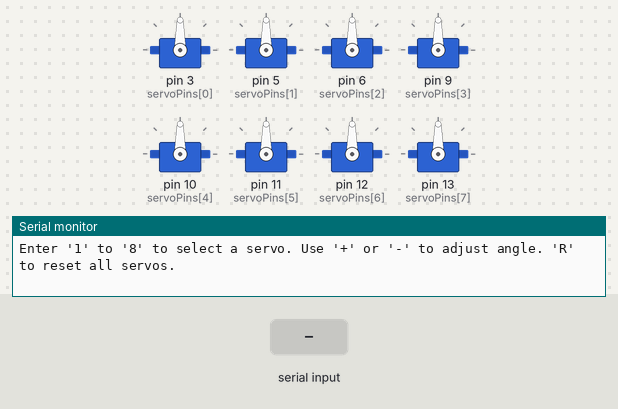
A sketch run on a simulated Arduino Uno, built with avr-gcc and run on an emulated ATmega328P. On the bench: 8 × servo, the last lines printed to the serial monitor. The test bench sets the inputs (shaded band).

Above: at 1.2 s.
1.3 s: "+" received over Serial
At 2.5 s:
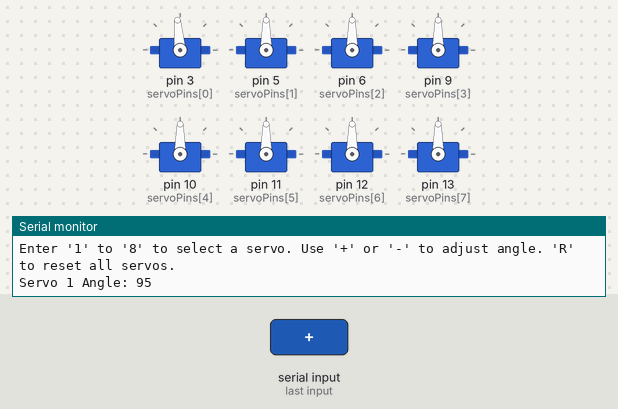
2.8 s: "+" received over Serial
At 3.8 s:
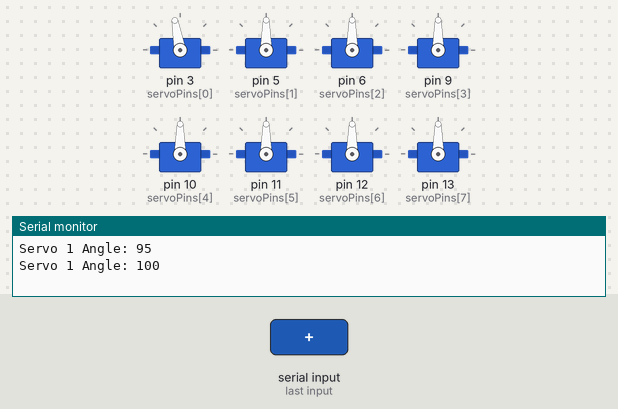
4.3 s: "-" received over Serial
At 5.0 s:
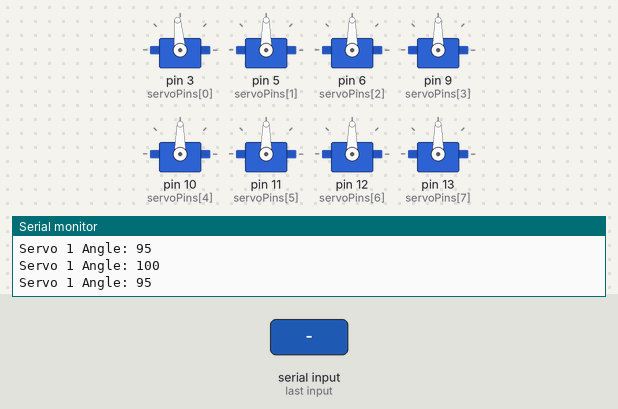
Timing chart, 0 to 7.3 s (numbered marks = the images above; inputs shaded):
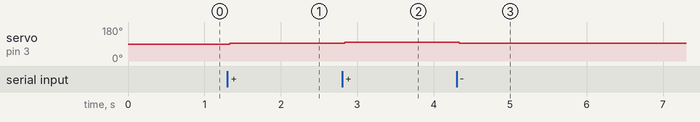

Measured:
- after the input at 1.3 s, servo on pin 3 (servoPins[0]): 90° → 95° at once
- after the input at 2.8 s, servo on pin 3 (servoPins[0]): 95° → 100° at once
- after the input at 4.3 s, servo on pin 3 (servoPins[0]): 100° → 95° at once

The sketch:

helmet-leveling-arduino.ino
```cpp
#include <Servo.h>

#define NUM_SERVOS 8  // Define number of servos

Servo servos[NUM_SERVOS];  // Array to store all servos
int servoPins[NUM_SERVOS] = {3, 5, 6, 9, 10, 11, 12, 13};  // Servo pin mapping
int angles[NUM_SERVOS] = {90, 90, 90, 90, 90, 90, 90, 90};  // Store last positions

int selectedServo = 0;  // Default to first servo

void setup() {
    Serial.begin(9600);
    for (int i = 0; i < NUM_SERVOS; i++) {
        servos[i].attach(servoPins[i]);  // Attach servos
        servos[i].write(angles[i]);  // Move to initial position (90°)
    }
    Serial.println("Enter '1' to '8' to select a servo. Use '+' or '-' to adjust angle. 'R' to reset all servos.");
}

void loop() {
    if (Serial.available()) {
        char command = Serial.read();

        // Select a servo (1-8)
        if (command >= '1' && command <= '8') {
            selectedServo = command - '1';  // Convert to array index (0-7)
            Serial.print("Switched to Servo ");
            Serial.println(selectedServo + 1);
        }
        // Increase angle
        else if (command == '+') {
            if (angles[selectedServo] < 180) {
                angles[selectedServo] += 5;
                servos[selectedServo].write(angles[selectedServo]);
            }
        }
        // Decrease angle
        else if (command == '-') {
            if (angles[selectedServo] > 0) {
                angles[selectedServo] -= 5;
                servos[selectedServo].write(angles[selectedServo]);
            }
        }
        // Reset all servos to 0°
        else if (command == 'R') {
            Serial.println("Resetting all servos to 0°");
            for (int i = 0; i < NUM_SERVOS; i++) {
                angles[i] = 90;
                servos[i].write(angles[i]);
            }
        }

        Serial.print("Servo ");
        Serial.print(selectedServo + 1);
        Serial.print(" Angle: ");
        Serial.println(angles[selectedServo]);
    }

    delay(50);
}
```
